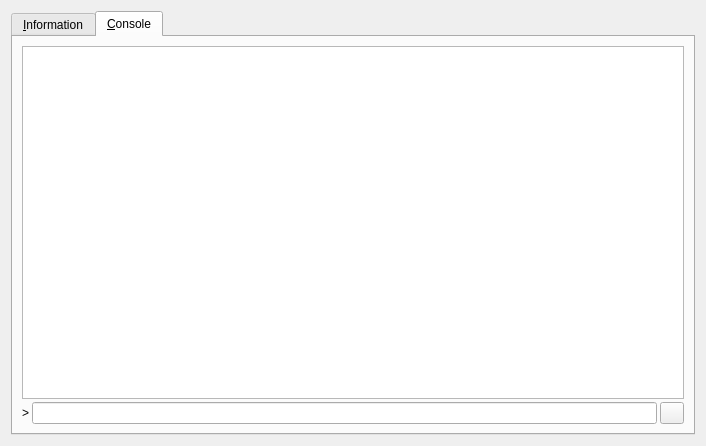
<?xml version="1.0" encoding="UTF-8"?>
<ui version="4.0">
 <class>RPCConsole</class>
 <widget class="QDialog" name="RPCConsole">
  <property name="geometry">
   <rect>
    <x>0</x>
    <y>0</y>
    <width>706</width>
    <height>446</height>
   </rect>
  </property>
  <property name="windowTitle">
   <string>GC debug window</string>
  </property>
  <layout class="QVBoxLayout" name="verticalLayout_2">
   <item>
    <widget class="QTabWidget" name="tabWidget">
     <property name="currentIndex">
      <number>1</number>
     </property>
     <widget class="QWidget" name="tab_info">
      <attribute name="title">
       <string>&amp;Information</string>
      </attribute>
      <layout class="QGridLayout" name="gridLayout" columnstretch="0,1">
       <property name="horizontalSpacing">
        <number>12</number>
       </property>
       <item row="1" column="0">
        <widget class="QLabel" name="label_5">
         <property name="text">
          <string>Client name</string>
         </property>
        </widget>
       </item>
       <item row="1" column="1">
        <widget class="QLabel" name="clientName">
         <property name="text">
          <string>N/A</string>
         </property>
         <property name="textFormat">
          <enum>Qt::PlainText</enum>
         </property>
         <property name="textInteractionFlags">
          <set>Qt::LinksAccessibleByMouse|Qt::TextSelectableByKeyboard|Qt::TextSelectableByMouse</set>
         </property>
        </widget>
       </item>
       <item row="2" column="0">
        <widget class="QLabel" name="label_6">
         <property name="text">
          <string>Client version</string>
         </property>
        </widget>
       </item>
       <item row="2" column="1">
        <widget class="QLabel" name="clientVersion">
         <property name="text">
          <string>N/A</string>
         </property>
         <property name="textFormat">
          <enum>Qt::PlainText</enum>
         </property>
         <property name="textInteractionFlags">
          <set>Qt::LinksAccessibleByMouse|Qt::TextSelectableByKeyboard|Qt::TextSelectableByMouse</set>
         </property>
        </widget>
       </item>
       <item row="0" column="0">
        <widget class="QLabel" name="label_9">
         <property name="font">
          <font>
           <weight>75</weight>
           <bold>true</bold>
          </font>
         </property>
         <property name="text">
          <string>GC Core</string>
         </property>
        </widget>
       </item>
       <item row="4" column="0">
        <widget class="QLabel" name="label_11">
         <property name="font">
          <font>
           <weight>75</weight>
           <bold>true</bold>
          </font>
         </property>
         <property name="text">
          <string>Network</string>
         </property>
        </widget>
       </item>
       <item row="5" column="0">
        <widget class="QLabel" name="label_7">
         <property name="text">
          <string>Number of connections</string>
         </property>
        </widget>
       </item>
       <item row="5" column="1">
        <widget class="QLabel" name="numberOfConnections">
         <property name="text">
          <string>N/A</string>
         </property>
         <property name="textFormat">
          <enum>Qt::PlainText</enum>
         </property>
         <property name="textInteractionFlags">
          <set>Qt::LinksAccessibleByMouse|Qt::TextSelectableByKeyboard|Qt::TextSelectableByMouse</set>
         </property>
        </widget>
       </item>
       <item row="6" column="0">
        <widget class="QLabel" name="label_8">
         <property name="text">
          <string>On testnet</string>
         </property>
        </widget>
       </item>
       <item row="6" column="1">
        <widget class="QCheckBox" name="isTestNet">
         <property name="enabled">
          <bool>false</bool>
         </property>
         <property name="text">
          <string/>
         </property>
        </widget>
       </item>
       <item row="7" column="0">
        <widget class="QLabel" name="label_10">
         <property name="font">
          <font>
           <weight>75</weight>
           <bold>true</bold>
          </font>
         </property>
         <property name="text">
          <string>Block chain</string>
         </property>
        </widget>
       </item>
       <item row="8" column="0">
        <widget class="QLabel" name="label_3">
         <property name="text">
          <string>Current number of blocks</string>
         </property>
        </widget>
       </item>
       <item row="8" column="1">
        <widget class="QLabel" name="numberOfBlocks">
         <property name="text">
          <string>N/A</string>
         </property>
         <property name="textFormat">
          <enum>Qt::PlainText</enum>
         </property>
         <property name="textInteractionFlags">
          <set>Qt::LinksAccessibleByMouse|Qt::TextSelectableByKeyboard|Qt::TextSelectableByMouse</set>
         </property>
        </widget>
       </item>
       <item row="9" column="0">
        <widget class="QLabel" name="label_4">
         <property name="text">
          <string>Estimated total blocks</string>
         </property>
        </widget>
       </item>
       <item row="9" column="1">
        <widget class="QLabel" name="totalBlocks">
         <property name="text">
          <string>N/A</string>
         </property>
         <property name="textFormat">
          <enum>Qt::PlainText</enum>
         </property>
         <property name="textInteractionFlags">
          <set>Qt::LinksAccessibleByMouse|Qt::TextSelectableByKeyboard|Qt::TextSelectableByMouse</set>
         </property>
        </widget>
       </item>
       <item row="10" column="0">
        <widget class="QLabel" name="label_2">
         <property name="text">
          <string>Last block time</string>
         </property>
        </widget>
       </item>
       <item row="10" column="1">
        <widget class="QLabel" name="lastBlockTime">
         <property name="text">
          <string>N/A</string>
         </property>
         <property name="textFormat">
          <enum>Qt::PlainText</enum>
         </property>
         <property name="textInteractionFlags">
          <set>Qt::LinksAccessibleByMouse|Qt::TextSelectableByKeyboard|Qt::TextSelectableByMouse</set>
         </property>
        </widget>
       </item>
       <item row="11" column="0">
        <spacer name="verticalSpacer">
         <property name="orientation">
          <enum>Qt::Vertical</enum>
         </property>
         <property name="sizeHint" stdset="0">
          <size>
           <width>20</width>
           <height>40</height>
          </size>
         </property>
        </spacer>
       </item>
       <item row="3" column="0">
        <widget class="QLabel" name="label_12">
         <property name="text">
          <string>Build date</string>
         </property>
        </widget>
       </item>
       <item row="3" column="1">
        <widget class="QLabel" name="buildDate">
         <property name="text">
          <string>N/A</string>
         </property>
        </widget>
       </item>
      </layout>
     </widget>
     <widget class="QWidget" name="tab_console">
      <attribute name="title">
       <string>&amp;Console</string>
      </attribute>
      <layout class="QVBoxLayout" name="verticalLayout_3">
       <property name="spacing">
        <number>3</number>
       </property>
       <item>
        <widget class="QTextEdit" name="messagesWidget">
         <property name="minimumSize">
          <size>
           <width>0</width>
           <height>100</height>
          </size>
         </property>
         <property name="readOnly">
          <bool>true</bool>
         </property>
         <property name="tabKeyNavigation" stdset="0">
          <bool>false</bool>
         </property>
         <property name="columnCount" stdset="0">
          <number>2</number>
         </property>
        </widget>
       </item>
       <item>
        <layout class="QHBoxLayout" name="horizontalLayout">
         <property name="spacing">
          <number>3</number>
         </property>
         <item>
          <widget class="QLabel" name="label">
           <property name="text">
            <string>&gt;</string>
           </property>
          </widget>
         </item>
         <item>
          <widget class="QLineEdit" name="lineEdit"/>
         </item>
         <item>
          <widget class="QPushButton" name="clearButton">
           <property name="maximumSize">
            <size>
             <width>24</width>
             <height>24</height>
            </size>
           </property>
           <property name="toolTip">
            <string>Clear console</string>
           </property>
           <property name="text">
            <string/>
           </property>
           <property name="icon">
            <iconset resource="../bitcoin.qrc">
             <normaloff>:/icons/remove</normaloff>:/icons/remove</iconset>
           </property>
           <property name="shortcut">
            <string notr="true">Ctrl+L</string>
           </property>
           <property name="autoDefault">
            <bool>false</bool>
           </property>
          </widget>
         </item>
        </layout>
       </item>
      </layout>
     </widget>
    </widget>
   </item>
  </layout>
 </widget>
 <resources>
  <include location="../bitcoin.qrc"/>
 </resources>
 <connections/>
</ui>
